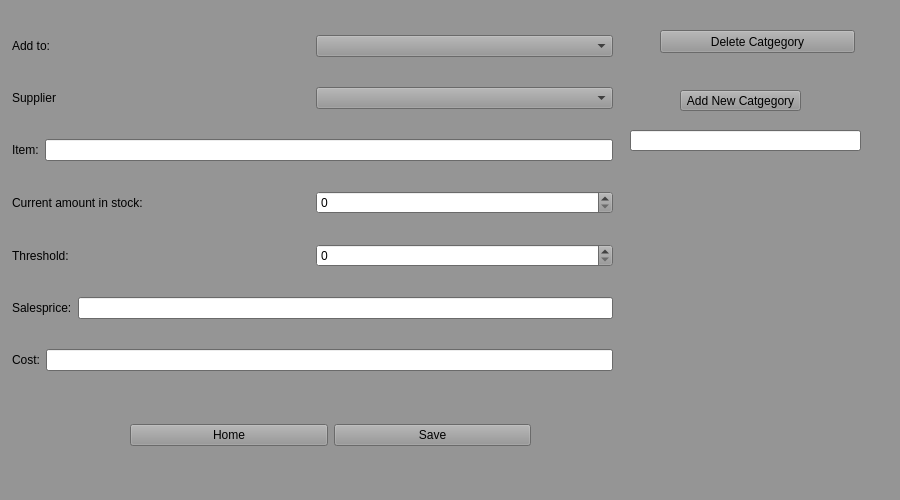
<?xml version="1.0" encoding="UTF-8"?>
<ui version="4.0">
 <class>InventoryNew</class>
 <widget class="QWidget" name="InventoryNew">
  <property name="geometry">
   <rect>
    <x>0</x>
    <y>0</y>
    <width>900</width>
    <height>500</height>
   </rect>
  </property>
  <property name="palette">
   <palette>
    <active>
     <colorrole role="WindowText">
      <brush brushstyle="SolidPattern">
       <color alpha="255">
        <red>0</red>
        <green>0</green>
        <blue>0</blue>
       </color>
      </brush>
     </colorrole>
     <colorrole role="Button">
      <brush brushstyle="SolidPattern">
       <color alpha="255">
        <red>149</red>
        <green>149</green>
        <blue>149</blue>
       </color>
      </brush>
     </colorrole>
     <colorrole role="Light">
      <brush brushstyle="SolidPattern">
       <color alpha="255">
        <red>224</red>
        <green>224</green>
        <blue>224</blue>
       </color>
      </brush>
     </colorrole>
     <colorrole role="Midlight">
      <brush brushstyle="SolidPattern">
       <color alpha="255">
        <red>186</red>
        <green>186</green>
        <blue>186</blue>
       </color>
      </brush>
     </colorrole>
     <colorrole role="Dark">
      <brush brushstyle="SolidPattern">
       <color alpha="255">
        <red>74</red>
        <green>74</green>
        <blue>74</blue>
       </color>
      </brush>
     </colorrole>
     <colorrole role="Mid">
      <brush brushstyle="SolidPattern">
       <color alpha="255">
        <red>99</red>
        <green>99</green>
        <blue>99</blue>
       </color>
      </brush>
     </colorrole>
     <colorrole role="Text">
      <brush brushstyle="SolidPattern">
       <color alpha="255">
        <red>0</red>
        <green>0</green>
        <blue>0</blue>
       </color>
      </brush>
     </colorrole>
     <colorrole role="BrightText">
      <brush brushstyle="SolidPattern">
       <color alpha="255">
        <red>255</red>
        <green>255</green>
        <blue>255</blue>
       </color>
      </brush>
     </colorrole>
     <colorrole role="ButtonText">
      <brush brushstyle="SolidPattern">
       <color alpha="255">
        <red>0</red>
        <green>0</green>
        <blue>0</blue>
       </color>
      </brush>
     </colorrole>
     <colorrole role="Base">
      <brush brushstyle="SolidPattern">
       <color alpha="255">
        <red>255</red>
        <green>255</green>
        <blue>255</blue>
       </color>
      </brush>
     </colorrole>
     <colorrole role="Window">
      <brush brushstyle="SolidPattern">
       <color alpha="255">
        <red>149</red>
        <green>149</green>
        <blue>149</blue>
       </color>
      </brush>
     </colorrole>
     <colorrole role="Shadow">
      <brush brushstyle="SolidPattern">
       <color alpha="255">
        <red>0</red>
        <green>0</green>
        <blue>0</blue>
       </color>
      </brush>
     </colorrole>
     <colorrole role="AlternateBase">
      <brush brushstyle="SolidPattern">
       <color alpha="255">
        <red>202</red>
        <green>202</green>
        <blue>202</blue>
       </color>
      </brush>
     </colorrole>
     <colorrole role="ToolTipBase">
      <brush brushstyle="SolidPattern">
       <color alpha="255">
        <red>255</red>
        <green>255</green>
        <blue>220</blue>
       </color>
      </brush>
     </colorrole>
     <colorrole role="ToolTipText">
      <brush brushstyle="SolidPattern">
       <color alpha="255">
        <red>0</red>
        <green>0</green>
        <blue>0</blue>
       </color>
      </brush>
     </colorrole>
    </active>
    <inactive>
     <colorrole role="WindowText">
      <brush brushstyle="SolidPattern">
       <color alpha="255">
        <red>0</red>
        <green>0</green>
        <blue>0</blue>
       </color>
      </brush>
     </colorrole>
     <colorrole role="Button">
      <brush brushstyle="SolidPattern">
       <color alpha="255">
        <red>149</red>
        <green>149</green>
        <blue>149</blue>
       </color>
      </brush>
     </colorrole>
     <colorrole role="Light">
      <brush brushstyle="SolidPattern">
       <color alpha="255">
        <red>224</red>
        <green>224</green>
        <blue>224</blue>
       </color>
      </brush>
     </colorrole>
     <colorrole role="Midlight">
      <brush brushstyle="SolidPattern">
       <color alpha="255">
        <red>186</red>
        <green>186</green>
        <blue>186</blue>
       </color>
      </brush>
     </colorrole>
     <colorrole role="Dark">
      <brush brushstyle="SolidPattern">
       <color alpha="255">
        <red>74</red>
        <green>74</green>
        <blue>74</blue>
       </color>
      </brush>
     </colorrole>
     <colorrole role="Mid">
      <brush brushstyle="SolidPattern">
       <color alpha="255">
        <red>99</red>
        <green>99</green>
        <blue>99</blue>
       </color>
      </brush>
     </colorrole>
     <colorrole role="Text">
      <brush brushstyle="SolidPattern">
       <color alpha="255">
        <red>0</red>
        <green>0</green>
        <blue>0</blue>
       </color>
      </brush>
     </colorrole>
     <colorrole role="BrightText">
      <brush brushstyle="SolidPattern">
       <color alpha="255">
        <red>255</red>
        <green>255</green>
        <blue>255</blue>
       </color>
      </brush>
     </colorrole>
     <colorrole role="ButtonText">
      <brush brushstyle="SolidPattern">
       <color alpha="255">
        <red>0</red>
        <green>0</green>
        <blue>0</blue>
       </color>
      </brush>
     </colorrole>
     <colorrole role="Base">
      <brush brushstyle="SolidPattern">
       <color alpha="255">
        <red>255</red>
        <green>255</green>
        <blue>255</blue>
       </color>
      </brush>
     </colorrole>
     <colorrole role="Window">
      <brush brushstyle="SolidPattern">
       <color alpha="255">
        <red>149</red>
        <green>149</green>
        <blue>149</blue>
       </color>
      </brush>
     </colorrole>
     <colorrole role="Shadow">
      <brush brushstyle="SolidPattern">
       <color alpha="255">
        <red>0</red>
        <green>0</green>
        <blue>0</blue>
       </color>
      </brush>
     </colorrole>
     <colorrole role="AlternateBase">
      <brush brushstyle="SolidPattern">
       <color alpha="255">
        <red>202</red>
        <green>202</green>
        <blue>202</blue>
       </color>
      </brush>
     </colorrole>
     <colorrole role="ToolTipBase">
      <brush brushstyle="SolidPattern">
       <color alpha="255">
        <red>255</red>
        <green>255</green>
        <blue>220</blue>
       </color>
      </brush>
     </colorrole>
     <colorrole role="ToolTipText">
      <brush brushstyle="SolidPattern">
       <color alpha="255">
        <red>0</red>
        <green>0</green>
        <blue>0</blue>
       </color>
      </brush>
     </colorrole>
    </inactive>
    <disabled>
     <colorrole role="WindowText">
      <brush brushstyle="SolidPattern">
       <color alpha="255">
        <red>74</red>
        <green>74</green>
        <blue>74</blue>
       </color>
      </brush>
     </colorrole>
     <colorrole role="Button">
      <brush brushstyle="SolidPattern">
       <color alpha="255">
        <red>149</red>
        <green>149</green>
        <blue>149</blue>
       </color>
      </brush>
     </colorrole>
     <colorrole role="Light">
      <brush brushstyle="SolidPattern">
       <color alpha="255">
        <red>224</red>
        <green>224</green>
        <blue>224</blue>
       </color>
      </brush>
     </colorrole>
     <colorrole role="Midlight">
      <brush brushstyle="SolidPattern">
       <color alpha="255">
        <red>186</red>
        <green>186</green>
        <blue>186</blue>
       </color>
      </brush>
     </colorrole>
     <colorrole role="Dark">
      <brush brushstyle="SolidPattern">
       <color alpha="255">
        <red>74</red>
        <green>74</green>
        <blue>74</blue>
       </color>
      </brush>
     </colorrole>
     <colorrole role="Mid">
      <brush brushstyle="SolidPattern">
       <color alpha="255">
        <red>99</red>
        <green>99</green>
        <blue>99</blue>
       </color>
      </brush>
     </colorrole>
     <colorrole role="Text">
      <brush brushstyle="SolidPattern">
       <color alpha="255">
        <red>74</red>
        <green>74</green>
        <blue>74</blue>
       </color>
      </brush>
     </colorrole>
     <colorrole role="BrightText">
      <brush brushstyle="SolidPattern">
       <color alpha="255">
        <red>255</red>
        <green>255</green>
        <blue>255</blue>
       </color>
      </brush>
     </colorrole>
     <colorrole role="ButtonText">
      <brush brushstyle="SolidPattern">
       <color alpha="255">
        <red>74</red>
        <green>74</green>
        <blue>74</blue>
       </color>
      </brush>
     </colorrole>
     <colorrole role="Base">
      <brush brushstyle="SolidPattern">
       <color alpha="255">
        <red>149</red>
        <green>149</green>
        <blue>149</blue>
       </color>
      </brush>
     </colorrole>
     <colorrole role="Window">
      <brush brushstyle="SolidPattern">
       <color alpha="255">
        <red>149</red>
        <green>149</green>
        <blue>149</blue>
       </color>
      </brush>
     </colorrole>
     <colorrole role="Shadow">
      <brush brushstyle="SolidPattern">
       <color alpha="255">
        <red>0</red>
        <green>0</green>
        <blue>0</blue>
       </color>
      </brush>
     </colorrole>
     <colorrole role="AlternateBase">
      <brush brushstyle="SolidPattern">
       <color alpha="255">
        <red>149</red>
        <green>149</green>
        <blue>149</blue>
       </color>
      </brush>
     </colorrole>
     <colorrole role="ToolTipBase">
      <brush brushstyle="SolidPattern">
       <color alpha="255">
        <red>255</red>
        <green>255</green>
        <blue>220</blue>
       </color>
      </brush>
     </colorrole>
     <colorrole role="ToolTipText">
      <brush brushstyle="SolidPattern">
       <color alpha="255">
        <red>0</red>
        <green>0</green>
        <blue>0</blue>
       </color>
      </brush>
     </colorrole>
    </disabled>
   </palette>
  </property>
  <property name="windowTitle">
   <string>Form</string>
  </property>
  <widget class="QLineEdit" name="lineEdit_Category">
   <property name="geometry">
    <rect>
     <x>630</x>
     <y>130</y>
     <width>231</width>
     <height>21</height>
    </rect>
   </property>
  </widget>
  <widget class="QPushButton" name="InvAddNew">
   <property name="geometry">
    <rect>
     <x>680</x>
     <y>90</y>
     <width>121</width>
     <height>21</height>
    </rect>
   </property>
   <property name="text">
    <string>Add New Catgegory</string>
   </property>
  </widget>
  <widget class="QWidget" name="layoutWidget">
   <property name="geometry">
    <rect>
     <x>130</x>
     <y>410</y>
     <width>401</width>
     <height>51</height>
    </rect>
   </property>
   <layout class="QHBoxLayout" name="horizontalLayout_2">
    <item>
     <widget class="QPushButton" name="InvBack">
      <property name="text">
       <string>Home</string>
      </property>
     </widget>
    </item>
    <item>
     <widget class="QPushButton" name="InvSave">
      <property name="text">
       <string>Save</string>
      </property>
     </widget>
    </item>
   </layout>
  </widget>
  <widget class="QWidget" name="layoutWidget">
   <property name="geometry">
    <rect>
     <x>12</x>
     <y>11</y>
     <width>601</width>
     <height>391</height>
    </rect>
   </property>
   <layout class="QVBoxLayout" name="verticalLayout">
    <item>
     <layout class="QHBoxLayout" name="horizontalLayout_8">
      <item>
       <widget class="QLabel" name="label">
        <property name="text">
         <string>Add to:</string>
        </property>
       </widget>
      </item>
      <item>
       <widget class="QComboBox" name="comboBox"/>
      </item>
     </layout>
    </item>
    <item>
     <layout class="QHBoxLayout" name="horizontalLayout_7">
      <item>
       <widget class="QLabel" name="label_7">
        <property name="text">
         <string>Supplier</string>
        </property>
       </widget>
      </item>
      <item>
       <widget class="QComboBox" name="comboBox_Supplier"/>
      </item>
     </layout>
    </item>
    <item>
     <layout class="QHBoxLayout" name="horizontalLayout_6">
      <item>
       <widget class="QLabel" name="label_2">
        <property name="text">
         <string>Item:</string>
        </property>
       </widget>
      </item>
      <item>
       <widget class="QLineEdit" name="lineEdit_Item"/>
      </item>
     </layout>
    </item>
    <item>
     <layout class="QHBoxLayout" name="horizontalLayout_5">
      <item>
       <widget class="QLabel" name="label_6">
        <property name="text">
         <string>Current amount in stock:</string>
        </property>
       </widget>
      </item>
      <item>
       <widget class="QSpinBox" name="spinBox_AmntStock"/>
      </item>
     </layout>
    </item>
    <item>
     <layout class="QHBoxLayout" name="horizontalLayout_4">
      <item>
       <widget class="QLabel" name="label_5">
        <property name="text">
         <string>Threshold:</string>
        </property>
       </widget>
      </item>
      <item>
       <widget class="QSpinBox" name="spinBox_Threshold"/>
      </item>
     </layout>
    </item>
    <item>
     <layout class="QHBoxLayout" name="horizontalLayout_3">
      <item>
       <widget class="QLabel" name="label_4">
        <property name="text">
         <string>Salesprice:</string>
        </property>
       </widget>
      </item>
      <item>
       <widget class="QLineEdit" name="lineEdit_SalesPrice"/>
      </item>
     </layout>
    </item>
    <item>
     <layout class="QHBoxLayout" name="horizontalLayout">
      <item>
       <widget class="QLabel" name="label_3">
        <property name="text">
         <string>Cost:</string>
        </property>
       </widget>
      </item>
      <item>
       <widget class="QLineEdit" name="lineEdit_Cost"/>
      </item>
     </layout>
    </item>
   </layout>
  </widget>
  <widget class="QPushButton" name="InvAddNew_2">
   <property name="geometry">
    <rect>
     <x>660</x>
     <y>30</y>
     <width>195</width>
     <height>23</height>
    </rect>
   </property>
   <property name="text">
    <string>Delete Catgegory</string>
   </property>
  </widget>
  <zorder>InvAddNew</zorder>
  <zorder>layoutWidget</zorder>
  <zorder>layoutWidget</zorder>
  <zorder>lineEdit_Category</zorder>
  <zorder>InvAddNew_2</zorder>
 </widget>
 <resources/>
 <connections/>
</ui>
